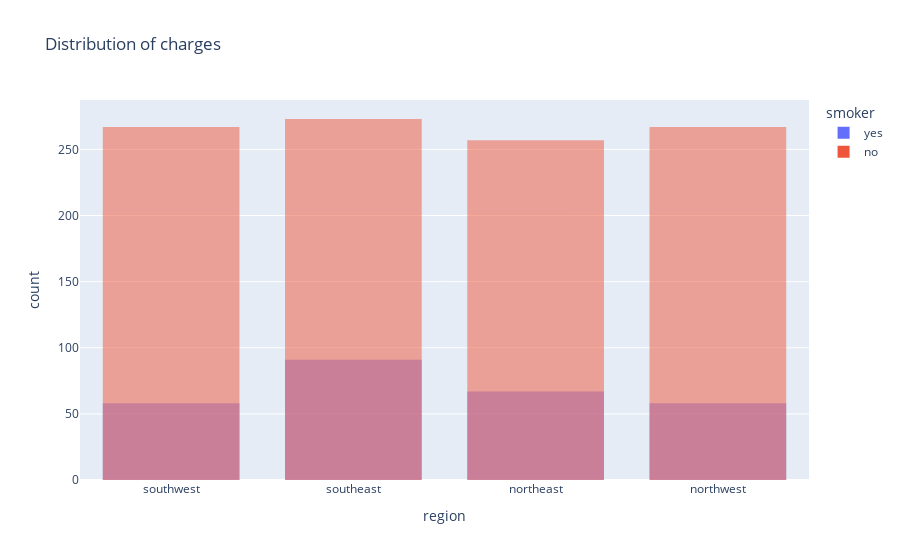

Here is the notebook cell this chart was saved with:
### Markdown cell above
**Task 3**: Visualize with `plotly` the distribution of each of the following columns relative to whether a person is a smoker (`smoker`):
- `region`
- `children`

Briefly describe your observations.

### Code cell
fig_3 = px.histogram(medical_df, x="region", color="smoker",title="Distribution of charges",barmode="overlay")
fig_3.update_layout(bargap=0.25)
fig_3.show()

### Figure 1 — Plotly figure (JSON) as saved in the notebook; plotly's stock layout.template omitted (floating-point values rounded to 4 significant figures; data arrays with more than 128 entries replaced by an {"elided": "..."} marker saying what was removed)
{"data": [{"alignmentgroup": "True", "bingroup": "x", "hovertemplate": "smoker=yes<br>region=%{x}<br>count=%{y}<extra></extra>", "legendgroup": "yes", "marker": {"color": "#636efa", "opacity": 0.5, "pattern": {"shape": ""}}, "name": "yes", "offsetgroup": "yes", "orientation": "v", "showlegend": true, "type": "histogram", "x": {"elided": "274 str values"}, "xaxis": "x", "yaxis": "y"}, {"alignmentgroup": "True", "bingroup": "x", "hovertemplate": "smoker=no<br>region=%{x}<br>count=%{y}<extra></extra>", "legendgroup": "no", "marker": {"color": "#EF553B", "opacity": 0.5, "pattern": {"shape": ""}}, "name": "no", "offsetgroup": "no", "orientation": "v", "showlegend": true, "type": "histogram", "x": {"elided": "1064 str values"}, "xaxis": "x", "yaxis": "y"}], "layout": {"bargap": 0.25, "barmode": "overlay", "legend": {"title": {"text": "smoker"}, "tracegroupgap": 0}, "title": {"text": "Distribution of charges"}, "xaxis": {"anchor": "y", "domain": [0, 1], "title": {"text": "region"}}, "yaxis": {"anchor": "x", "domain": [0, 1], "title": {"text": "count"}}}}
